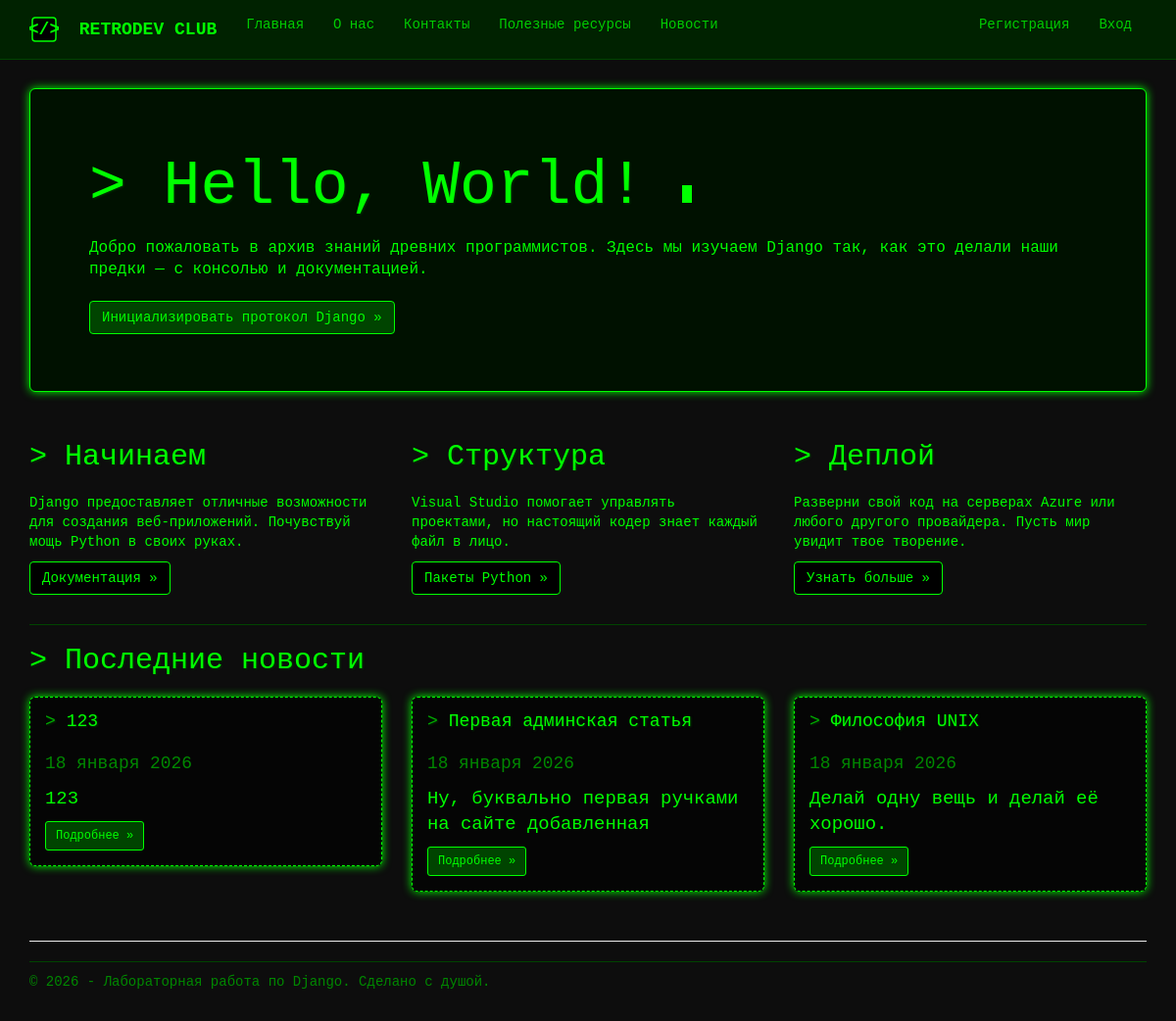
The app's page /, older data.
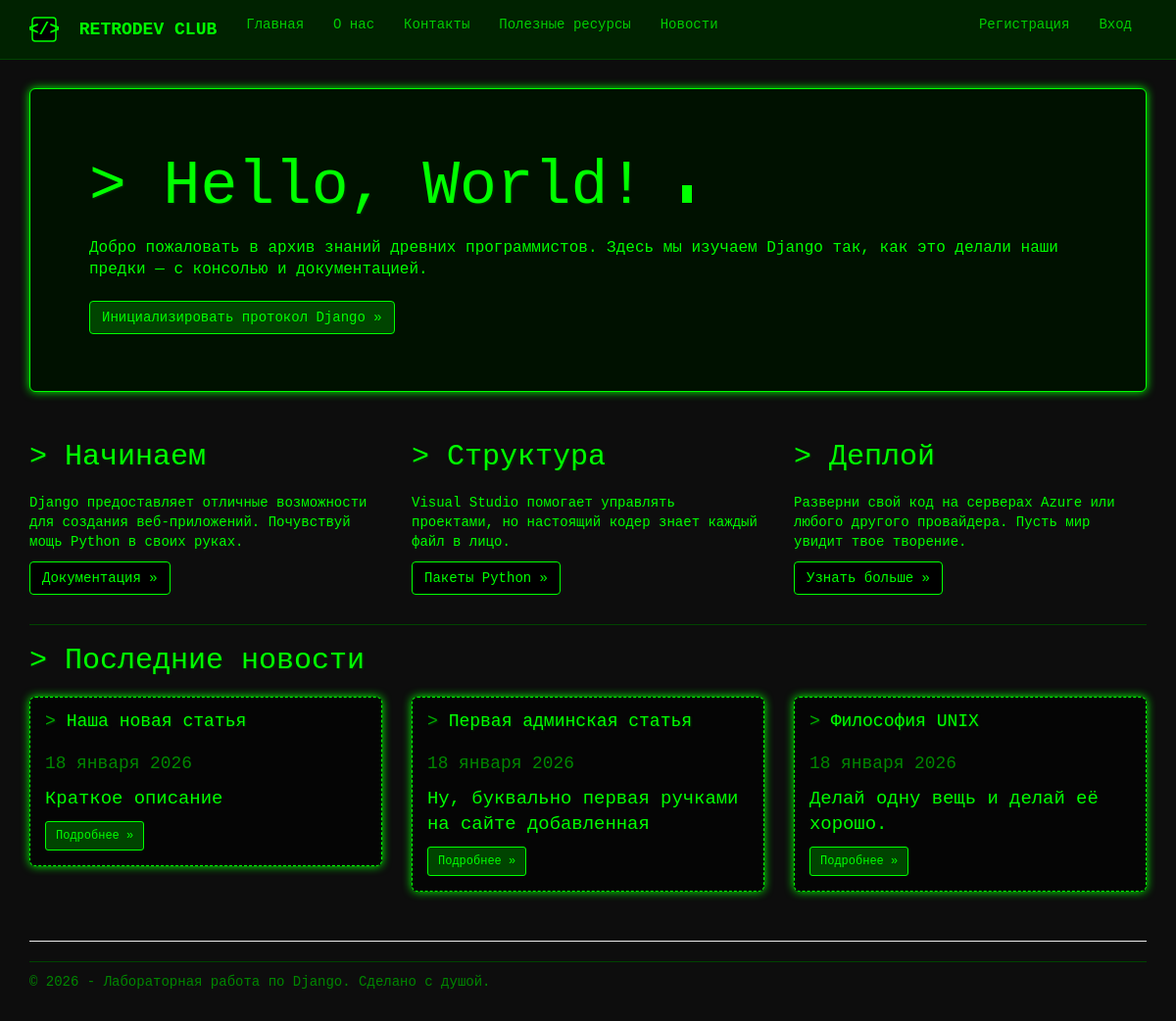
The same page, newer data.
### app/models.py (models this page shows, shortened)
class News(models.Model):
    title = models.CharField(max_length=100, unique_for_date="posted", verbose_name="Заголовок")
    description = models.TextField(verbose_name="Краткое содержание")
    content = models.TextField(verbose_name="Полное содержание")
    posted = models.DateTimeField(default=datetime.now, db_index=True, verbose_name="Опубликована")
    image = models.FileField(default='temp.jpg', verbose_name="Путь к картинке")
    class Meta:
        db_table = "Posts"
        ordering = ["-posted"]
        verbose_name = "новость"
        verbose_name_plural = "новости"

### app/views.py (the view)
# urls.py: path('', views.home, name='home'),
def home(request):
    assert isinstance(request, HttpRequest)
    latest_news = News.objects.order_by('-posted')[:3]
    return render(
        request,
        'app/index.html',
        {
            'title': 'Главная',
            'latest_news': latest_news,
            'year': datetime.now().year,
        }
    )

### app/templates/app/index.html
﻿{% extends "app/layout.html" %}
{% block content %}
<div class="jumbotron">
    <h1>> Hello, World! <span class="terminal-cursor"></span></h1>
    <p class="lead">Добро пожаловать в архив знаний древних программистов. Здесь мы изучаем Django так, как это делали наши предки — с консолью и документацией.</p>
    <p><a href="https://www.djangoproject.com/" class="btn btn-primary btn-large">Инициализировать протокол Django &raquo;</a></p>
</div>
<div class="row">
    <div class="col-md-4">
        <h2>> Начинаем</h2>
        <p>
            Django предоставляет отличные возможности для создания веб-приложений.
            Почувствуй мощь Python в своих руках.
        </p>
        <p><a class="btn btn-default" href="https://docs.djangoproject.com/en/2.1/">Документация &raquo;</a></p>
    </div>
    <div class="col-md-4">
        <h2>> Структура</h2>
        <p>
            Visual Studio помогает управлять проектами, но настоящий кодер знает каждый файл в лицо.
        </p>
        <p><a class="btn btn-default" href="https://pypi.org/">Пакеты Python &raquo;</a></p>
    </div>
    <div class="col-md-4">
        <h2>> Деплой</h2>
        <p>
            Разверни свой код на серверах Azure или любого другого провайдера. Пусть мир увидит твое творение.
        </p>
        <p><a class="btn btn-default" href="https://azure.microsoft.com/en-us/products/app-service/">Узнать больше &raquo;</a></p>
    </div>
</div>
{% if latest_news %}
<hr style="border-color: #004400;" />
<h2>> Последние новости</h2>
<div class="row">
    {% for post in latest_news %}
    <div class="col-md-4">
        <div class="jumbotron" style="padding: 15px; border: 1px dashed #00ff00; background-color: #050505;">
            <h4 style="margin-top: 0;">
                <span style="color: #00aa00;">></span> {{ post.title }}
            </h4>
            <p style="font-size: 0.85em; color: #008800;">
                {{ post.posted|date:"d E Y" }}
            </p>
            <p style="font-size: 0.9em;">{{ post.description|truncatewords:20 }}</p>
            <a href="{% url 'newspost' parametr=post.id %}" class="btn btn-primary btn-sm">
                Подробнее &raquo;
            </a>
        </div>
    </div>
    {% endfor %}
</div>
{% endif %}
{% endblock %}

### app/templates/app/layout.html (shortened to what this page needs)
<!DOCTYPE html>
<html>
<head>
    {% load static %}
    <link rel="stylesheet" type="text/css" href="{% static 'app/content/bootstrap.min.css' %}" />
    <link rel="stylesheet" type="text/css" href="{% static 'app/content/site.css' %}" />
</head>
<body>
    <div class="navbar navbar-inverse navbar-fixed-top">
        <div class="container">
            <div class="navbar-header">
                <a href="{% url 'home' %}" class="navbar-brand">
                    <img src="{% static 'app/content/logo.svg' %}" alt="Лого" />
                    RetroDev Club
                </a>
            </div>
            <div class="navbar-collapse collapse">
                <ul class="nav navbar-nav">
                    <li><a href="{% url 'home' %}">Главная</a></li>
                    <li><a href="{% url 'about' %}">О нас</a></li>
                    <li><a href="{% url 'contact' %}">Контакты</a></li>
                    <li><a href="{% url 'links' %}">Полезные ресурсы</a></li>
                    <li><a href="{% url 'news' %}">Новости</a></li>
                </ul>
                {% include 'app/loginpartial.html' %}
            </div>
        </div>
    </div>
    <div class="container body-content">
        {% block content %}{% endblock %}
        <hr />
        <footer>
            <p>&copy; {{ year }} - Лабораторная работа по Django. Сделано с душой.</p>
        </footer>
    </div>
</body>
</html>

### app/templates/app/loginpartial.html
﻿{% if user.is_authenticated %}
<form id="logoutForm" action="{% url 'logout' %}" method="post" class="navbar-right">
    {% csrf_token %}
    <ul class="nav navbar-nav navbar-right">
        <li><span class="navbar-text">ПРИВЕТ, {{ user.username|upper }}!</span></li>
        <li><a href="javascript:document.getElementById('logoutForm').submit()">[ ВЫЙТИ ]</a></li>
    </ul>
</form>
{% else %}
<ul class="nav navbar-nav navbar-right">
    <li><a href="{% url 'registration' %}">Регистрация</a></li>
    <li><a href="{% url 'login' %}">Вход</a></li>
</ul>
{% endif %}

### app/static/app/content/site.css (style rules this page uses)
body { padding-top: 70px; padding-bottom: 20px; background-color: #0d0d0d; color: #00ff00; font-family: 'Courier New', Courier, monospace; }
.body-content { padding-left: 15px; padding-right: 15px; }
.navbar-inverse { background-color: #002200; border-color: #004400; }
.navbar-inverse .navbar-brand { color: #00ff00; font-weight: bold; font-family: 'Courier New', monospace; text-transform: uppercase; }
.navbar-inverse .navbar-nav > li > a { color: #00cc00; }
a { color: #44ff44; text-decoration: none; transition: all 0.3s ease; }
h1, h2, h3, h4, h5, h6 { color: #00ff00; text-shadow: 1px 1px 2px #003300; font-family: 'Courier New', monospace; margin-bottom: 20px; }
.jumbotron { background-color: #001100; border: 1px solid #00ff00; color: #00ff00; box-shadow: 0 0 10px #00ff00; }
.jumbotron p { font-size: 16px; }
.btn-primary { background-color: #004400; border-color: #00ff00; color: #00ff00; font-family: 'Courier New', monospace; }
.btn-default { background-color: #000000; border-color: #00ff00; color: #00ff00; }
footer { border-top: 1px solid #004400; padding-top: 10px; margin-top: 20px; color: #008800; }
.terminal-cursor { display: inline-block; width: 10px; height: 18px; background-color: #00ff00; animation: blink 1s infinite; }
.navbar-brand img { display: inline-block; height: 30px; margin-right: 10px; vertical-align: middle; }

Row changes from the older to the newer data that the page shows:
removed News: title "123", posted "18 января 2026", description "123"
added News: title "Наша новая статья", posted "18 января 2026", description "Краткое описание"
